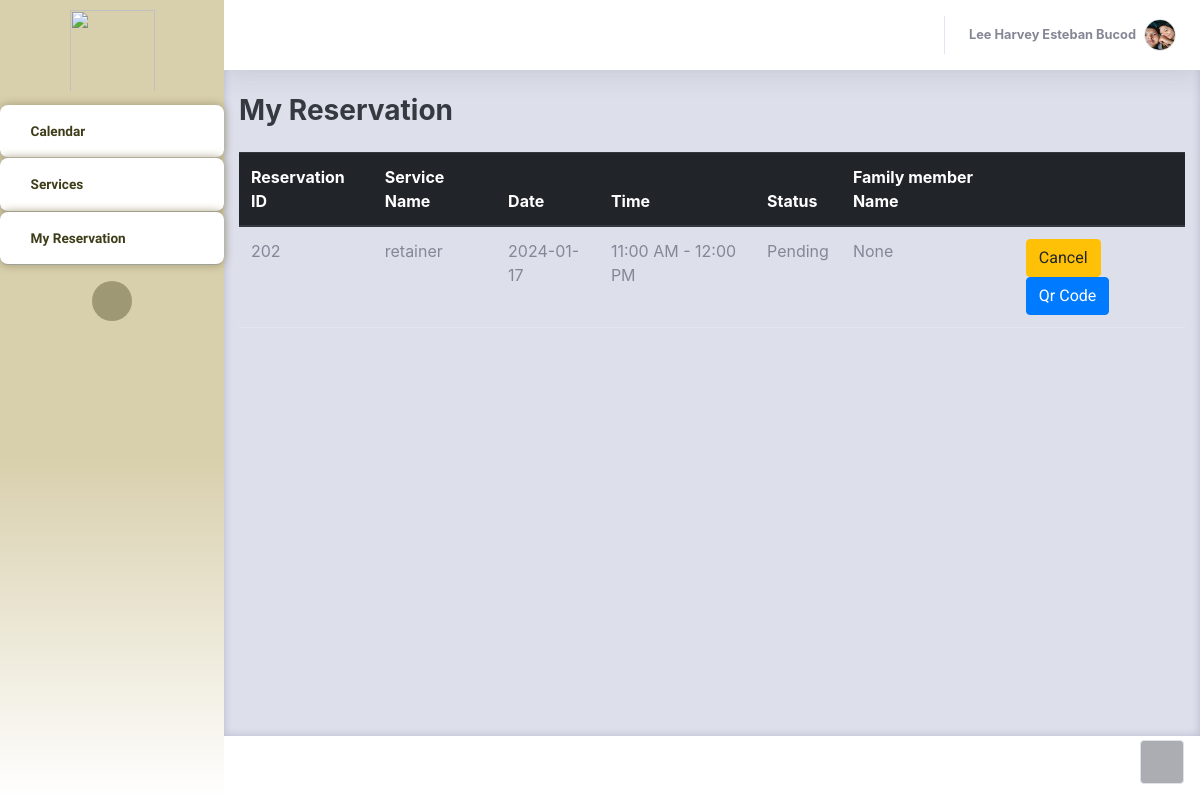
Screenshot of /Thesis1/Admin/PatientsOwnReservation.php (signed in) with the database file from the repository.
### tables this page shows
CREATE TABLE `patients_user` (
  `userID` int(11) NOT NULL,
  `Email` varchar(255) NOT NULL,
  `Name` varchar(255) NOT NULL,
  `Address` varchar(255) NOT NULL,
  `PhoneNumber` varchar(255) NOT NULL,
  `Password` varchar(55) NOT NULL,
  `Hash` varchar(255) NOT NULL,
  `Access` varchar(25) NOT NULL,
  `Active` int(11) NOT NULL DEFAULT 0,
  `profilePic` varchar(255) NOT NULL,
  `last_activity` timestamp NOT NULL DEFAULT current_timestamp() ON UPDATE current_timestamp(),
  `activation_timestamp` timestamp NOT NULL DEFAULT current_timestamp(),
  `ForgotPass` varchar(255) NOT NULL,
  `forgot_expiration` timestamp NULL DEFAULT NULL
);

CREATE TABLE `bookinglog` (
  `resID` int(11) NOT NULL,
  `userID` int(11) NOT NULL,
  `serviceName` varchar(255) NOT NULL,
  `date` date NOT NULL,
  `timeslot` varchar(255) NOT NULL,
  `remarks` varchar(255) NOT NULL,
  `admin_remarks` varchar(255) NOT NULL DEFAULT 'None',
  `walk_in_name` varchar(255) NOT NULL DEFAULT 'None',
  `status` varchar(255) NOT NULL,
  `FamMemberName` varchar(255) NOT NULL DEFAULT 'N/A',
  `confirmationHash` varchar(255) NOT NULL,
  `timestamp` timestamp NOT NULL DEFAULT current_timestamp() ON UPDATE current_timestamp(),
  `totalServicePay` int(11) NOT NULL
);

### Thesis1/Admin/PatientsOwnReservation.php (the view, shortened to what this page needs)
<?php
     $con = connection();
     $user = $_SESSION['UserLogin'];
     $userID = $_SESSION['UserID'];
?>
<!DOCTYPE html>
<html lang="en">
<head>
    <link rel="stylesheet" href="assets/bootstrap/css/bootstrap.min.css">
    <link rel="stylesheet" href="assets/fonts/fontawesome-all.min.css">
    <link rel="stylesheet" href="assets/fonts/ionicons.min.css">
    <link rel="stylesheet" href="assets/css/aguilaraldo1_section_contact.css">
    <link rel="stylesheet" href="assets/css/Availability---Manage-availability-bookings-appointments_v1.css">
    <link rel="stylesheet" href="assets/css/Basic-Footer.css">
    <link rel="stylesheet" href="assets/css/Black-Navbar.css">
    <link rel="stylesheet" href="assets/css/Block-Responsive-Item-List.css">
    <link rel="stylesheet" href="assets/css/Bootstrap-Calendar.css">
    <link rel="stylesheet" href="assets/css/carousel-circulo.css">
    <link rel="stylesheet" href="assets/css/Carousel-Hero-1.css">
    <link rel="stylesheet" href="assets/css/Carousel-Hero.css">
    <link rel="stylesheet" href="assets/css/Diagonal-div-section.css">
    <link rel="stylesheet" href="assets/css/Feature-Section-MD.css">
    <link rel="stylesheet" href="https://djpsoftwarecdn.azureedge.net/availabilitycss-v1/availability.min.css">
    <link rel="stylesheet" href="assets/css/Login-Form-Basic-icons.css">
    <link rel="stylesheet" href="assets/css/Ultimate-Event-Calendar.css">
</head>
<body id="page-top">
    <div id="wrapper">
        <nav class="navbar navbar-dark align-items-start sidebar sidebar-dark accordion bg-gradient-primary p-0" style="border-color: rgb(255,255,255);background: linear-gradient(#d8cfac 57%, white 100%), #a6a263;border-radius: -1px;">
            <div class="container-fluid d-flex flex-column p-0"><img src="assets/img/Picsart_23-04-17_12-49-06-946.png" width="85" height="91" style="margin-left: 0px;padding-bottom: 0px;padding-top: 10px;">
                <ul class="navbar-nav text-light" id="accordionSidebar">
                    <li class="nav-item"><a class="nav-link" href="patientInterface.php" style="background: #ffffff;border-radius: 8px;margin-top: 13px;border-color: var(--bs-blue);border-top-width: 1px;border-top-color: #95947c;border-bottom: 1px outset rgba(149,148,124,0.33);box-shadow: 0px 0px 10px rgb(159,152,117);--bs-body-bg: #fff;"><i class="far fa-calendar" style="color: #3e3d1a;"></i><span style="background: transparent;color: #3e3d1a;font-family: 'Albert Sans', sans-serif;font-weight: bold;">Calendar</span></a></li>
                    <li class="nav-item"><a class="nav-link" style="background: #ffffff;font-weight: bold;color: var(--bs-black);border-radius: 8px;border-bottom: 1px outset rgba(149,148,124,0.49);box-shadow: 0px 0px 10px rgb(159,152,117);" href="patientServices.php"><i class="fas fa-hands" style="color: #3e3d1a;"></i><span style="color: #3e3d1a;font-family: 'Albert Sans', sans-serif;">Services</span></a><a class="nav-link active" style="background: #ffffff;font-weight: bold;color: var(--bs-black);border-radius: 8px;border-bottom: 1px outset rgba(149,148,124,0.49);box-shadow: 0px 0px 10px rgb(159,152,117);" href="PatientsOwnReservation.php"><i class="icon ion-ios-paper-outline" style="color: #3e3d1a;"></i><span style="color: #3e3d1a;font-family: 'Albert Sans', sans-serif;">My Reservation</span></a></li>
                </ul>
                <div class="text-center d-none d-md-inline"><button class="btn rounded-circle border-0" id="sidebarToggle" type="button" style="background: rgb(159,152,117);"></button></div>
            </div>
        </nav>
        <div class="d-flex flex-column" id="content-wrapper">
            <div id="content" style="background: var(--bs-gray-300);color: var(--bs-black);border-color: var(--bs-yellow);box-shadow: inset 0px 0px 9px var(--bs-gray-500);">
                <nav class="navbar navbar-light navbar-expand bg-white shadow mb-4 topbar static-top" style="background: rgb(255,255,255);border-color: rgb(255,0,0);">
                    <div class="container-fluid">
                        <ul class="navbar-nav flex-nowrap ms-auto">
                         <li class="nav-item dropdown no-arrow mx-1"><a class="nav-link" href="ChatsystemPatient.php"><i class="icon ion-email" style="font-size: 30px;color: #a6a263;margin-top: 8px;"></i></a></li>
                            <li class="nav-item dropdown no-arrow">
                                <div class="nav-item dropdown no-arrow"><a class="dropdown-toggle nav-link" aria-expanded="false" data-bs-toggle="dropdown" href="#"><span class="d-none d-lg-inline me-2 text-gray-600 small" style="font-weight: bold;color: var(--bs-black);"><?php
                                    echo $user;
                                    $profilestmt = "SELECT profilePic FROM patients_user WHERE userID = $userID";
                                    $exeProfile = $con->query($profilestmt);
                                    $row = $exeProfile->fetch_assoc();
                                    if($row)
                                    {
                                        $profilePic = $row['profilePic'];
                                        echo '</span><img class="border rounded-circle img-profile" src="'.$profilePic.'"></a>';
                                    }
                                ?>
                                </div>
                            </li>
                        </ul>
                    </div>
                </nav>
                <div class="container-fluid">
                    <div class="d-sm-flex justify-content-between align-items-center mb-4">
                        <h3 class="text-dark mb-0" style="font-weight: bold;">My Reservation</h3>
                    </div>
                    <div class="row">
                        <div class="col-md-12 col-xl-12">
                            <div class="table-responsive">
                                <table class="table">
                                    <thead class="thead-dark">
                                        <tr>
                                            <th>Reservation ID</th>
                                            <th>Service Name</th>
                                            <th>Date</th>
                                            <th>Time</th>
                                            <th>Status</th>
                                            <th>Family member Name</th>
                                            <th></th>
                                        </tr>
                                    </thead>
                                    <tbody>
                                      <?php
                                          $sqlstmt = "SELECT `resID`,`serviceName`, `date`, `timeslot`, `status`, `FamMemberName` FROM `bookinglog` WHERE userID = '$userID' AND status = 'Pending'";
                                          $exe = $con-> query($sqlstmt);
                                          while ($row = mysqli_fetch_assoc($exe)) {
                                            $resID = $row['resID'];
                                            $serviceNAme = $row['serviceName'];
                                            $sdate = $row['date'];
                                            $tslot = $row['timeslot'];
                                            $stat = $row['status'];
                                            $famMember = $row['FamMemberName'];
                                            echo '<tr>
                                        <td>'.$resID.'</td>
                                        <td>'.$serviceNAme.'</td>
                                        <td>'.$sdate.'</td>
                                        <td>'.$tslot.'</td>
                                        <td>'.$stat.'</td>
                                        <td>'.$famMember.'</td>
                                        <td>
                                        <button"><a href = "PatientsOwnReservation.php?cancelID='.$resID.'" class ="btn btn-warning">Cancel</a></button>
                                        <button"><a href = "patientsQrcode.php?qrID='.$resID.'" class ="btn btn-primary">Qr Code</a></button>
                                        </td>
                                        </tr>';
                                          }
                                      ?>
                                    </tbody>
                                </table>
                            </div>
                        </div>
                    </div>
                </div>
            </div>
            <footer class="bg-white sticky-footer">
            </footer>
        </div><a class="border rounded d-inline scroll-to-top" href="#page-top"><i class="fas fa-angle-up"></i></a>
    </div>
    <link rel="stylesheet" href="https://cdn.jsdelivr.net/npm/bootstrap@4.0.0/dist/css/bootstrap.min.css">
</body>
</html>

### Thesis1/Admin/assets/css/aguilaraldo1_section_contact.css (style rules this page uses)
.navbar { z-index: 1; }

### Thesis1/Admin/assets/css/Black-Navbar.css (style rules this page uses)
.navbar { margin-bottom: 0; }
.btn { border-radius: 0; }
.btn { font-family: 'Roboto'; font-weight: 400; }

### Thesis1/Admin/assets/css/Feature-Section-MD.css (style rules this page uses)
.waves-effect, a { -webkit-tap-highlight-color: transparent; }
.alert, .breadcrumb, .card, .card .card-header, .dropdown-menu, .file-custom, .input-group-addon, .jumbotron, .list-group .list-group-item, .modal-content, .nav .nav-link, .nav-tabs, .navbar, .navbar-toggler, .page-item:first-child .page-link, .page-item:last-child .page-link, .pagination-lg .page-item:first-child .page-link, .pagination-lg .page-item:last-child .page-link, .pagination-sm .page-item:first-child .page-link, .pagination-sm .page-item:last-child .page-link, .popover, .tag, .tooltip-inner, img { -moz-border-radius: 0px; -ms-border-radius: 0px; -o-border-radius: 0px; border-radius: 0px; }
.divider-new, .text-fluid, h1, h2, h3, h4, h5, h6 { font-weight: 300; }

### rows the page displays
patients_user: profilePic (picture)
bookinglog: resID "202", serviceName "retainer", date "2024-01-17", timeslot "11:00 AM - 12:00 PM", status "Pending", FamMemberName "None"

### other values shown
$user "Lee Harvey Esteban Bucod"
